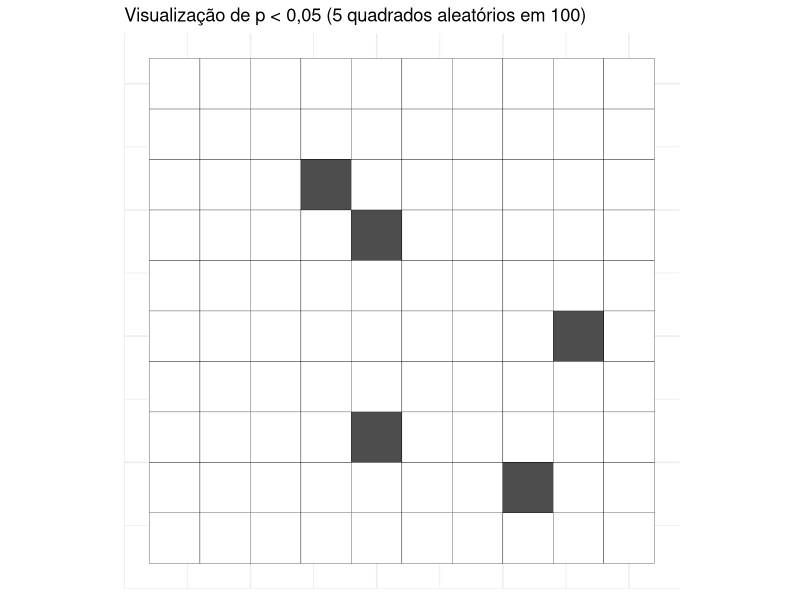

Write R code to recreate this figure.
# Criar grid 10x10 (100 quadrados)
set.seed(42)  # Para reprodutibilidade
grid <- expand.grid(x = 1:10, y = 1:10)

# Criar vetor de cor com todos brancos
grid$cor <- "branco"

# Selecionar aleatoriamente 5 índices para serem cinza escuro
cinzas <- sample(1:100, 5)
grid$cor[cinzas] <- "cinza escuro"

# Criar o gráfico
ggplot2::ggplot(grid, ggplot2::aes(x = x, y = y, fill = cor)) +
  ggplot2::geom_tile(color = "black") +
  ggplot2::scale_fill_manual(values = c("cinza escuro" = "gray30", "branco" = "white")) +
  ggplot2::coord_fixed() +
  ggplot2::theme_minimal() +
  ggplot2::theme(axis.title = ggplot2::element_blank(),
        axis.text = ggplot2::element_blank(),
        axis.ticks = ggplot2::element_blank(),
        legend.position = "none") +
  ggplot2::ggtitle("Visualização de p < 0,05 (5 quadrados aleatórios em 100)")
